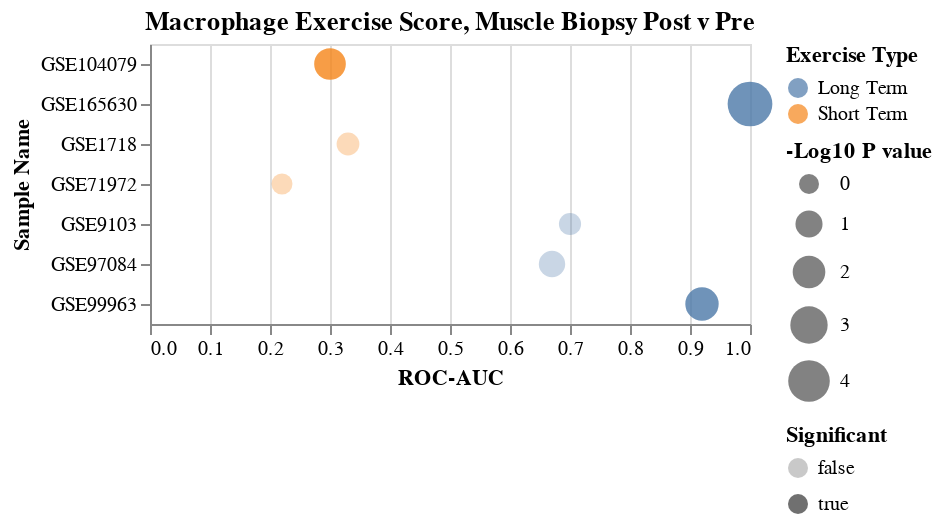

Notebook code cell kept with this figure:
### Code cell
df2Lst=['GSE104079','GSE165630','GSE1718','GSE71972','GSE9103','GSE97084','GSE99963']
saveName='MacrophageExerciseDotPlot_MuscleSample_log10Pval.svg'
title='Macrophage Exercise Score, Muscle Biopsy Post v Pre'
save=True
dfIn=df.loc[df2Lst]

chart=makeDotPlot(dfIn,saveName=saveName,title=title,rev=False,save=save)
chart

### Figure 1 — Vega-Lite specification as saved in the notebook (floating-point values rounded to 4 significant figures)
{"config": {"view": {"continuousWidth": 300, "continuousHeight": 300}}, "data": {"name": "data-bcf2cf6477451ab397d96c3f6b0ee1a3"}, "mark": {"type": "circle"}, "encoding": {"color": {"field": "Exercise Type", "type": "nominal"}, "opacity": {"field": "Significant", "type": "nominal"}, "size": {"field": "-Log10 P value", "scale": {"range": [100, 500], "reverse": false}, "type": "quantitative"}, "x": {"field": "ROC-AUC", "scale": {"domain": [0, 1]}, "type": "quantitative"}, "y": {"field": "Sample Name", "type": "nominal"}}, "title": "Macrophage Exercise Score, Muscle Biopsy Post v Pre", "$schema": "https://vega.github.io/schema/vega-lite/v5.8.0.json", "datasets": {"data-bcf2cf6477451ab397d96c3f6b0ee1a3": [{"Sample Name": "GSE104079", "Num Samples": 58, "ROC-AUC": 0.3, "Pval": 0.0156, "Exercise Type": "Short Term", "-Log10 P value": 1.807, "Significant": true}, {"Sample Name": "GSE165630", "Num Samples": 14, "ROC-AUC": 1.0, "Pval": 1.55e-05, "Exercise Type": "Long Term", "-Log10 P value": 4.81, "Significant": true}, {"Sample Name": "GSE1718", "Num Samples": 6, "ROC-AUC": 0.33, "Pval": 0.435, "Exercise Type": "Short Term", "-Log10 P value": 0.3615, "Significant": false}, {"Sample Name": "GSE71972", "Num Samples": 16, "ROC-AUC": 0.22, "Pval": 0.767, "Exercise Type": "Short Term", "-Log10 P value": 0.1152, "Significant": false}, {"Sample Name": "GSE9103", "Num Samples": 20, "ROC-AUC": 0.7, "Pval": 0.529, "Exercise Type": "Long Term", "-Log10 P value": 0.2765, "Significant": false}, {"Sample Name": "GSE97084", "Num Samples": 37, "ROC-AUC": 0.67, "Pval": 0.128, "Exercise Type": "Long Term", "-Log10 P value": 0.8928, "Significant": false}, {"Sample Name": "GSE99963", "Num Samples": 14, "ROC-AUC": 0.92, "Pval": 0.00713, "Exercise Type": "Long Term", "-Log10 P value": 2.147, "Significant": true}]}}
